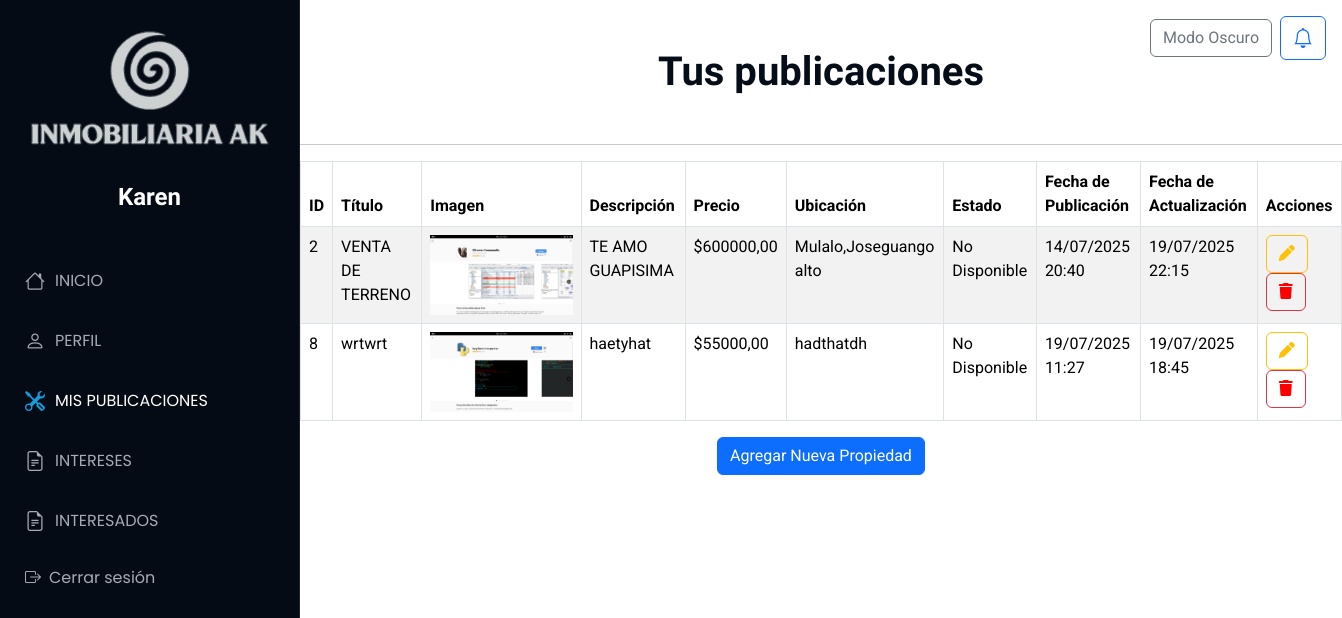
Page /Publicaciones/iniciopu (signed in) on the committed database.
### Aplicaciones/Usuario/models.py (models this page shows)
class Usuario(models.Model):
    usuario = models.CharField(max_length=150, unique=True)
    contrasena = models.CharField(max_length=128)
    correo = models.EmailField(unique=True,null=True, blank=True)
    telefono = models.CharField(null=True, blank=True)
    fecha_registro = models.DateTimeField(auto_now_add=True,null=True, blank=True)
    telegram_id = models.CharField(max_length=50, null=True, blank=True)

### Aplicaciones/Publicaciones/models.py (models this page shows)
class Propiedad(models.Model):
    id_propiedad = models.AutoField(primary_key=True)
    titulo = models.CharField(max_length=200)
    imagen = models.FileField(upload_to='propiedades/')
    descripcion = models.TextField()
    precio = models.DecimalField(max_digits=12, decimal_places=2)
    ubicacion=models.CharField(max_length=200,null=True,blank=True)
    usuario = models.ForeignKey(Usuario, on_delete=models.CASCADE)
    latitud = models.DecimalField(max_digits=9, decimal_places=7)
    longitud = models.DecimalField(max_digits=10, decimal_places=7)
    estado = models.CharField(max_length=50)
    fecha_publicacion = models.DateTimeField(auto_now_add=True)
    fecha_actualizacion = models.DateTimeField(auto_now=True,null=True,blank=True)

### Aplicaciones/Publicaciones/views.py (the view)
# urls.py: path('iniciopu',views.inicio,name='iniciopu'),
def inicio(request):
    usuario_actual = Usuario.objects.get(id=request.session['usuario_id'])
    listado_propiedades = Propiedad.objects.filter(usuario=usuario_actual)
    return render(request, "iniciopu.html", {'propiedades': listado_propiedades})

### Aplicaciones/Publicaciones/templates/iniciopu.html (shortened to what this page needs)
{% extends 'plantilla.html' %}
{% load static %}
{% block body %}
<main>
    <br><br>
<h1 class="text-center"><b>Tus publicaciones</b></h1><br>
<hr>
<table class="table table-bordered table-striped table-hover" id="publicaciones">
    <thead>
        <tr>
            <th>ID</th>
            <th>Título</th>
            <th>Imagen</th>
            <th>Descripción</th>
            <th>Precio</th>
            <th>Ubicación</th>
            <th>Estado</th>
            <th>Fecha de Publicación</th>
            <th>Fecha de Actualización</th>
            <th>Acciones</th>
        </tr>
    </thead>
    <tbody>
        {% for propiedad in propiedades %}
        <tr>
            <td>{{propiedad.id_propiedad}}</td>
            <td>{{ propiedad.titulo }}</td>
            <td>
                {% if propiedad.imagen %}
                    <img src="{{propiedad.imagen.url}}" alt="" height="80px">
                {% else %}
                    Ninguna
                {% endif %}
            </td>
            <td>{{ propiedad.descripcion|truncatewords:10 }}</td>
            <td>${{ propiedad.precio }}</td>
            <td>{{ propiedad.ubicacion }}</td>
            <td>{{ propiedad.estado }}</td>
            <td>{{ propiedad.fecha_publicacion|date:"d/m/Y H:i" }}</td>
            <td>{{ propiedad.fecha_actualizacion|date:"d/m/Y H:i" }}</td>
            <td>
                <a href="editarPropiedad/{{propiedad.id_propiedad}}" class="btn btn-outline-warning">
                    <i class="fa fa-pen"></i></a>
                <a style="color: red;" href="#" onclick="confirmarEliminacion('{{ propiedad.id_propiedad }}')" class="btn btn-outline-danger"><i class="fa fa-trash"></i></a>
            </td>
        </tr>
        {% endfor %}
    </tbody>
</table>
<div class="text-center">
    <a href="nuevaPropiedad" class="btn btn-primary">
        Agregar Nueva Propiedad
    </a>
</div>
<br>
<br>
</main>
{% endblock %}

### Aplicaciones/templates/plantilla.html (shortened to what this page needs)
{% load static %}
<!DOCTYPE html>
<html lang="en">
<head>
  <link href="https://cdn.jsdelivr.net/npm/bootstrap@5.3.3/dist/css/bootstrap.min.css" rel="stylesheet">
  <link href="https://cdn.jsdelivr.net/npm/bootstrap-icons/font/bootstrap-icons.css" rel="stylesheet" />
<link rel="stylesheet" href="https://cdnjs.cloudflare.com/ajax/libs/font-awesome/6.7.2/css/all.min.css" />
  <link href="{% static 'plantilla/Port/assets/vendor/bootstrap-icons/bootstrap-icons.css' %}" rel="stylesheet">
  <link href="{% static 'plantilla/Port/assets/vendor/aos/aos.css' %}" rel="stylesheet">
  <link href="{% static 'plantilla/Port/assets/vendor/glightbox/css/glightbox.min.css' %}" rel="stylesheet">
  <link href="{% static 'plantilla/Port/assets/vendor/swiper/swiper-bundle.min.css' %}" rel="stylesheet">
  <link href="{% static 'plantilla/Port/assets/css/main.css' %}" rel="stylesheet">
<link rel="stylesheet" href="https://cdn.datatables.net/2.0.3/css/dataTables.dataTables.min.css">
<link rel="stylesheet" href="https://cdn.datatables.net/buttons/2.4.2/css/buttons.dataTables.min.css">
</head>
<body class="index-page">
  <header id="header" class="header dark-background d-flex flex-column">
    <br>
    <img src="/static/img/FOTO.png" alt="" ><br>
      <a href="#" class="logo d-flex align-items-center justify-content-center">
        <h1 class="sitename">
          {% if request.session.usuario_nombre %}
            {{ request.session.usuario_nombre }}
          {% else %}
            Invitado
          {% endif %}
        </h1>
      </a>
    <nav id="navmenu" class="navmenu">
      <ul><br>
        <li><a href="{% url 'inicios' %}" class="{% if request.resolver_match.url_name == 'inicios' %}active{% endif %}">
          <i class="bi bi-house navicon"></i> INICIO</a></li>
        <li><a href="{% url 'perfil_usuario' %}" class="{% if request.resolver_match.url_name == 'perfil_usuario' %}active{% endif %}">
          <i class="bi bi-person navicon"></i> PERFIL</a></li>
        <li><a href="{% url 'iniciopu' %}" class="{% if request.resolver_match.url_name == 'iniciopu' %}active{% endif %}">
          <i class="bi bi-tools navicon"></i> MIS PUBLICACIONES</a></li>
        <li><a href="{% url 'intereses' %}" class="{% if request.resolver_match.url_name == 'intereses' %}active{% endif %}">
          <i class="bi bi-file-earmark-text navicon"></i> INTERESES</a></li>
        <li><a href="{% url 'mis_interesados' %}" class="{% if request.resolver_match.url_name == 'mis_interesados' %}active{% endif %}">
          <i class="bi bi-file-earmark-text navicon"></i> INTERESADOS</a></li>
        <li><a href="#" onclick="confirmarCerrarSesion()"><i class="bi bi-box-arrow-right me-2"></i> Cerrar sesión</a></li>
      </ul>
  </header>
{% block body %}
{% endblock %}
<div class="position-fixed top-0 end-0 p-3" style="z-index: 1050;">
  <div class="d-flex align-items-center gap-2">
    <button id="btn-toggle-theme" class="btn btn-outline-secondary">
    </button>
    <a href="{% url 'notificaciones' %}"
       class="btn btn-outline-primary position-relative">
      <i class="bi bi-bell" style="font-size: 1.25rem;"></i>
    </a>
  </div>
</div>
</body>
</html>

### tiendamue/static/plantilla/Port/assets/css/main.css (style rules this page uses)
:root { --default-font: "Roboto", system-ui, -apple-system, "Segoe UI", Roboto, "Helvetica Neue", Arial, "Noto Sans", "Liberation Sans", sans-serif, "Apple Color Emoji", "Segoe UI Emoji", "Segoe UI Symbol", "Noto Color Emoji"; --heading-font: "Raleway", sans-serif; --nav-font: "Poppins", sans-serif; }
:root { --background-color: #ffffff; --default-color: #272829; --heading-color: #050d18; --accent-color: #149ddd; --surface-color: #ffffff; --contrast-color: #ffffff; }
:root { --nav-color: #a8a9b4; --nav-hover-color: #ffffff; --nav-mobile-background-color: #040b14; --nav-dropdown-background-color: #040b14; --nav-dropdown-color: #a8a9b4; --nav-dropdown-hover-color: #ffffff; }
.dark-background { --background-color: #040b14; --default-color: #ffffff; --heading-color: #ffffff; --surface-color: #151f2b; --contrast-color: #ffffff; }
:root { scroll-behavior: smooth; }
body { color: var(--default-color); background-color: var(--background-color); font-family: var(--default-font); }
a { color: var(--accent-color); text-decoration: none; transition: 0.3s; }
h1, h2, h3, h4, h5, h6 { color: var(--heading-color); font-family: var(--heading-font); }
.header { color: var(--default-color); background-color: var(--background-color); position: fixed; top: 0; left: 0; bottom: 0; padding: 0 15px; width: 300px; transition: all ease-in-out 0.3s; overflow-y: auto; z-index: 997; border-right: 1px solid color-mix(in srgb, var(--default-color), transparent 90%); }
.header .logo { line-height: 1; margin-bottom: 15px; }
.header .logo h1 { font-size: 24px; margin: 0; font-weight: 700; color: var(--heading-color); }
@media (min-width: 1200px) { .header~main, .header~#footer { margin-left: 300px; } }
.navmenu { padding: 0; z-index: 9997; }
.navmenu ul { list-style: none; padding: 0 0 20px 0; margin: 0; }
.navmenu a, .navmenu a:focus { color: var(--nav-color); padding: 15px 10px; font-family: var(--nav-font); font-size: 16px; font-weight: 400; display: flex; align-items: center; white-space: nowrap; transition: 0.3s; width: 100%; }
.navmenu a .navicon, .navmenu a:focus .navicon { font-size: 20px; margin-right: 10px; }
.navmenu a:hover, .navmenu .active, .navmenu .active:focus { color: var(--nav-hover-color); }
.navmenu a:hover .navicon, .navmenu .active .navicon, .navmenu .active:focus .navicon { color: var(--accent-color); }

### rows in the picture
Usuario: session.usuario_nombre "Karen"
Propiedad: id_propiedad "2", titulo "VENTA DE TERRENO", imagen (picture), descripcion "TE AMO GUAPISIMA", precio "600000,00", ubicacion "Mulalo,Joseguango alto", estado "No Disponible", fecha_publicacion "14/07/2025 20:40", fecha_actualizacion "19/07/2025 22:15"
Propiedad: id_propiedad "8", titulo "wrtwrt", imagen (picture), descripcion "haetyhat", precio "55000,00", ubicacion "hadthatdh", estado "No Disponible", fecha_publicacion "19/07/2025 11:27", fecha_actualizacion "19/07/2025 18:45"
